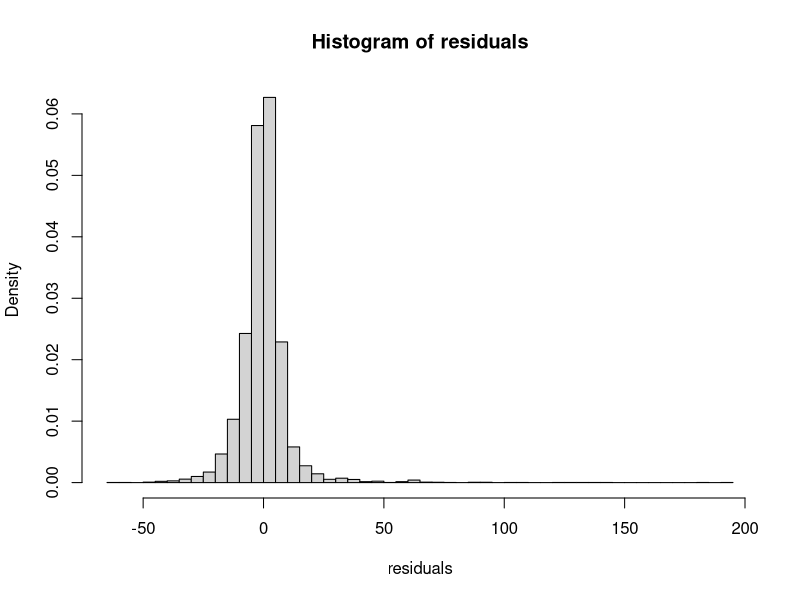
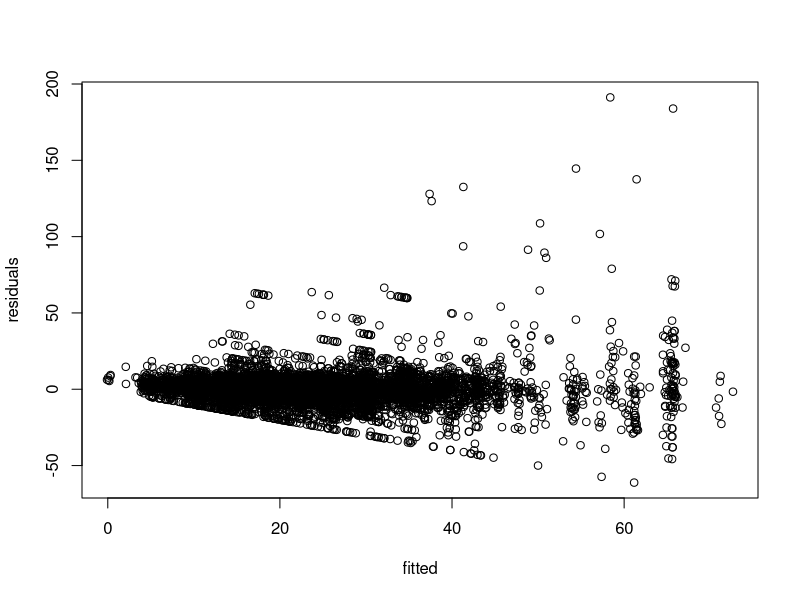
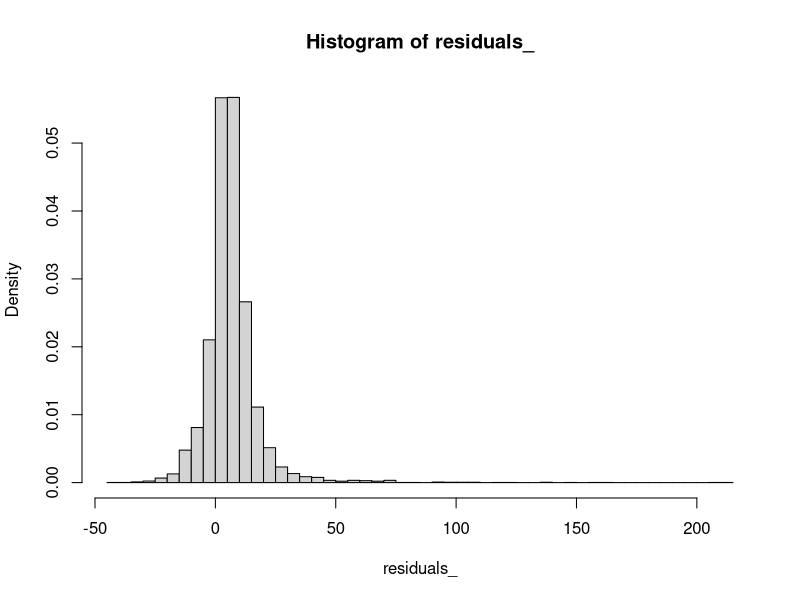
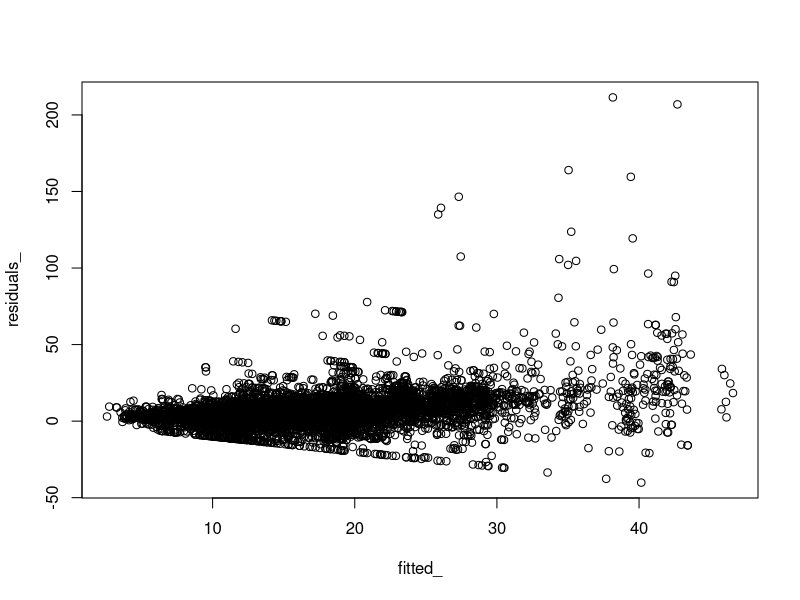
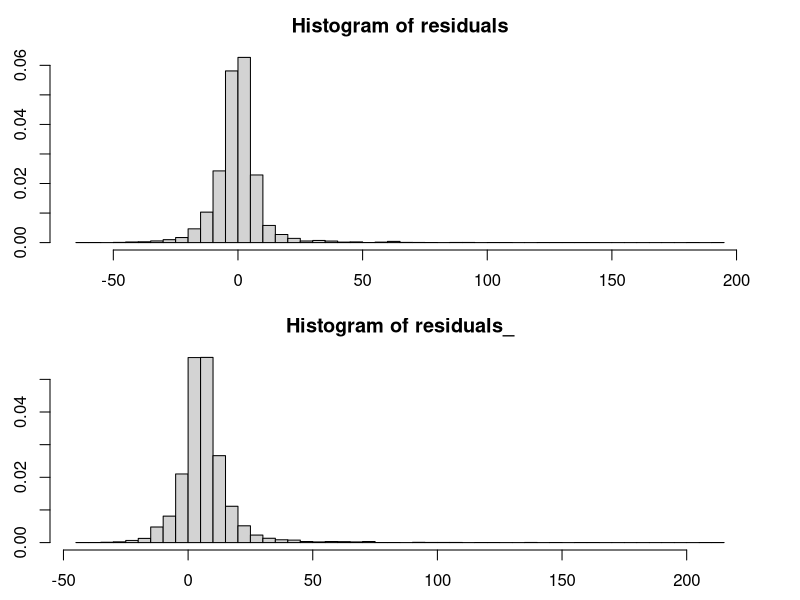
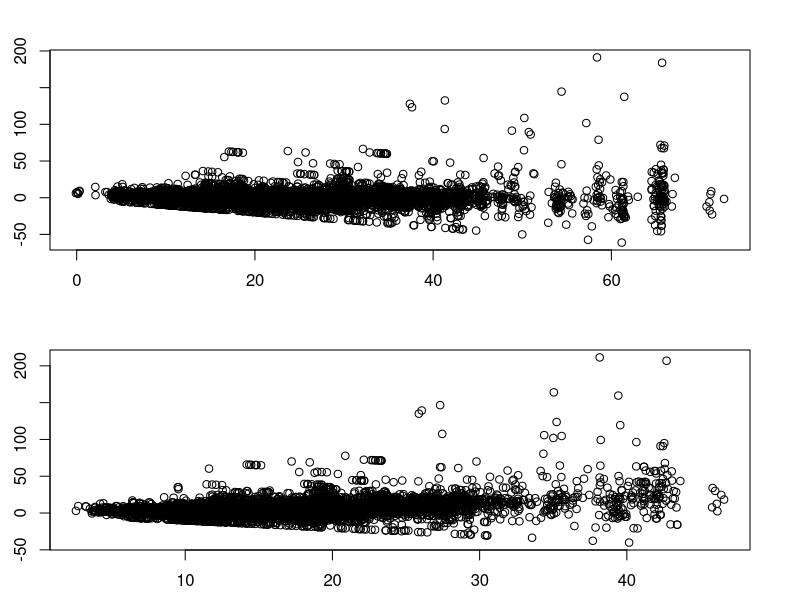

The R script that drew these images, in order:
library(magrittr)
library(mvtnorm)

bldg = read.csv("./greenbuildings.csv")
bldg = bldg %>% dplyr::select(
  c("Rent","leasing_rate","green_rating","City_Market_Rent","age","class_a","class_b")
) %>% dplyr::mutate(revenue_per_sqft=Rent*leasing_rate/100)

n = nrow(bldg)
X = cbind(rep(1,n),as.matrix(bldg%>%dplyr::select(
  !c("Rent","leasing_rate","revenue_per_sqft"))))
p = ncol(X)
K = diag(rep(0.01,p))
d = 1
eta = d
y = as.matrix(bldg$revenue_per_sqft)
m = rep(0,p)
K_hat = K+t(X)%*%X
K_hat_inv = solve(K_hat)
m_hat = K%*%matrix(m)+t(X)%*%y # no K_hat_inv%*% in front
df = d+n
eta_star = t(m)%*%K%*%matrix(m)+t(y)%*%matrix(y)-t(m_hat)%*%K_hat_inv%*%m_hat
K_star = df*K_hat/drop(eta_star)
Sigma = solve(K_star)

beta_posterior_mean = K_hat_inv%*%m_hat
fitted = X%*%beta_posterior_mean
residuals = y-fitted

hist(residuals, breaks=50, freq=F)
plot(fitted,residuals)

mod = lm(revenue_per_sqft~green_rating+City_Market_Rent+age+class_a+class_b, data=bldg)
summary(mod)

gibbs_sampler <- function(steps,burnin,init_params,X,y){
  # 1:n lambda
  # (n+1):(n+p) beta
  # n+p+1 omega
  h = 1
  d = 1
  eta = d
  n = nrow(X)
  p = ncol(X)
  beta = init_params[(n+1):(n+p)]
  omega = init_params[n+p+1]
  chain = matrix(0, nrow=steps-burnin, ncol=n+p+1)
  m = rep(0, p)
  K = rep(0.01, p)
  for(i in 1:steps){
    sqerr = drop((y-X%*%matrix(beta))^2)
    lambda = rgamma(n,shape=(h+1)/2,rate=1)/(h+omega*sqerr)*2
    omega = rgamma(
      1,
      shape=d+n+p,
      rate=(eta+sum((beta-m)^2*K)+sqerr*lambda)/2
    )
    K_star = diag(K)+t(X)%*%(X*lambda)
    K_star_inv = solve(K_star)
    m_star = K_star_inv%*%(diag(K)%*%matrix(m)+t(X*lambda)%*%matrix(y)) # no K_star_inv in front
    beta = rmvnorm(1, mean=m_star, sigma=K_star_inv/omega, method="chol")
    if(i > burnin){
      chain[i-burnin,] = c(lambda,beta,omega)
    }
  }
  return(chain)
}


init_lambda = rep(NaN, n)
init_beta = rep(0, p)
init_omega = rep(1, 1)
init_params = c(init_lambda,init_beta,init_omega)
chain = gibbs_sampler(
  1000,
  100,
  init_params,
  X,
  y
)

myconfint <- function(x,ci=0.95){
  func <- function(z){
    return(c(
      quantile(z,(1-ci)/2),
      quantile(z,(1+ci)/2)
    ))
  }
  return(apply(x,2,func))
}

myconfint(chain[,(n+1):(n+p)], 0.95)

beta_posterior_mean_ = colMeans(chain[,(n+1):(n+p)])
fitted_ = X%*%beta_posterior_mean_
residuals_ = y-fitted_
hist(residuals_, breaks=50, freq=F)
plot(fitted_,residuals_)


par(mfrow=c(2,1),mai=c(0.5,0.5,0.5,0.5))
hist(residuals, breaks=50, freq=F)
hist(residuals_, breaks=50, freq=F)

par(mfrow=c(2,1),mai=c(0.5,0.5,0.5,0.5))
plot(fitted,residuals)
plot(fitted_,residuals_)